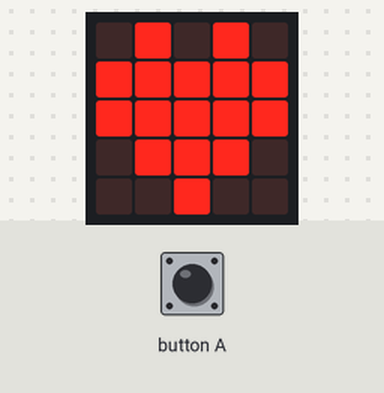
The program below on a simulated BBC micro:bit (MakeCode). Shown: the board's 5×5 LED display. The inputs (shaded band) are chosen by the test bench. Random numbers come from a fixed seed.

Above: at 1.2 s.
1.3 s: button A pressed for 0.15 s
At 2.4 s:
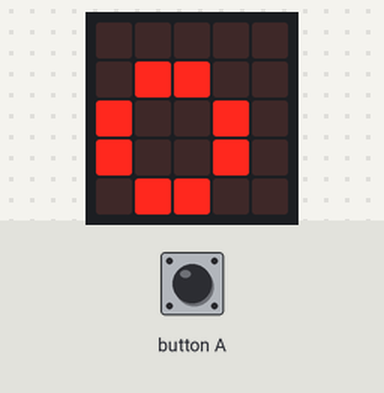
4.0 s: button A pressed for 0.15 s
At 5.0 s:
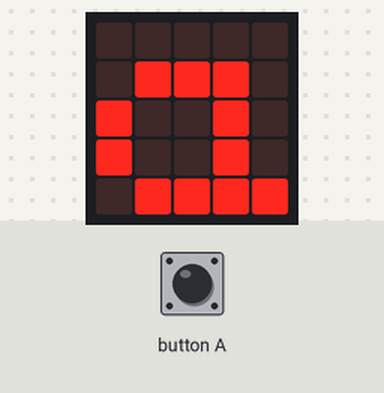
6.6 s: button A pressed for 0.15 s
At 7.4 s:
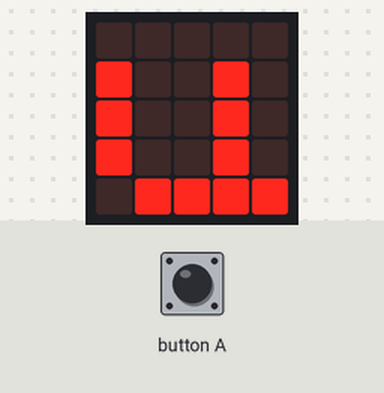
Timing chart, 0 to 9.6 s (numbered marks = the images above; inputs shaded):
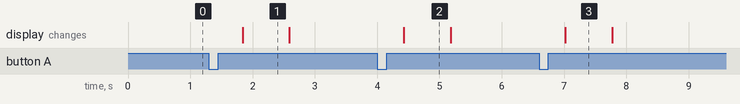

The program:

main.ts
```typescript
input.onButtonPressed(Button.A, function () {
    if (randint(0, 4) == 0) {
        basic.showString("a")
    } else if (randint(0, 4) == 1) {
        basic.showString("e")
    } else if (randint(0, 4) == 2) {
        basic.showString("i")
    } else if (randint(0, 4) == 2) {
        basic.showString("o")
    } else {
        basic.showString("u")
    }
})
basic.forever(function () {
    basic.showIcon(IconNames.Heart)
})
```

test.ts
```typescript
// aquí va el archivo "tests"; esto no se compilará cuando este paquete se utilice como una extensión.
```

Measured:
- after the input at 1.3 s, the display: changes after 0.54 s (image 1)
- after the input at 4.0 s, the display: changes after 0.43 s (image 2)
- after the input at 6.6 s, the display: changes after 0.42 s (image 3)
- what the display in image 1 shows lasts 0.8 s, from 1.8 s to 2.6 s
